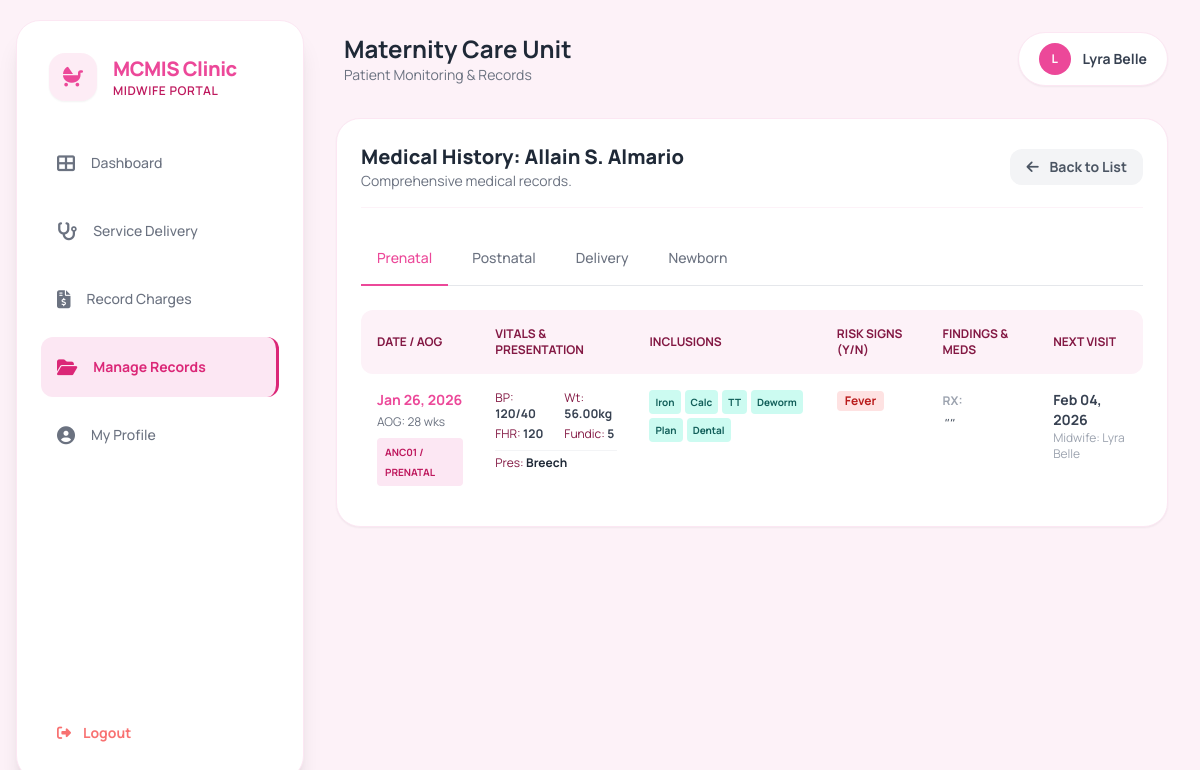
The app's page /midwife_dashboard.php?view_history=49 (signed in) with its own data.
### tables this page shows
CREATE TABLE `users` (
  `user_id` int(11) NOT NULL,
  `name` varchar(100) NOT NULL,
  `email` varchar(255) DEFAULT NULL,
  `username` varchar(50) NOT NULL,
  `password` varchar(255) NOT NULL,
  `role` varchar(50) NOT NULL,
  `created_at` datetime DEFAULT current_timestamp(),
  `profile_pic` varchar(255) DEFAULT NULL,
  `api_address` varchar(255) DEFAULT NULL,
  `license_number` varchar(100) DEFAULT NULL,
  `specialization` varchar(100) DEFAULT NULL,
  `contact_number` varchar(50) DEFAULT NULL,
  `address` text DEFAULT NULL,
  `status` varchar(20) DEFAULT 'Active'
);

CREATE TABLE `prenatal_records` (
  `record_id` int(11) NOT NULL,
  `patient_id` int(11) NOT NULL,
  `midwife_id` int(11) NOT NULL,
  `checkup_date` datetime DEFAULT current_timestamp(),
  `weight_kg` decimal(5,2) DEFAULT NULL,
  `blood_pressure` varchar(20) DEFAULT NULL,
  `fetal_heart_rate` varchar(20) DEFAULT NULL,
  `aog_weeks` varchar(50) DEFAULT NULL,
  `fundic_height` varchar(50) DEFAULT NULL,
  `fetal_presentation` varchar(100) DEFAULT NULL,
  `vaginal_bleeding` varchar(5) DEFAULT 'No',
  `fever` varchar(5) DEFAULT 'No',
  `pallor` varchar(5) DEFAULT 'No',
  `edema` varchar(5) DEFAULT 'No',
  `medications` text DEFAULT NULL,
  `findings` text DEFAULT NULL,
  `next_visit` date DEFAULT NULL,
  `iron_supp` tinyint(1) DEFAULT 0,
  `calcium_supp` tinyint(1) DEFAULT 0,
  `tetanus_toxoid` tinyint(1) DEFAULT 0,
  `deworming` tinyint(1) DEFAULT 0,
  `birth_plan` tinyint(1) DEFAULT 0,
  `dental_advice` tinyint(1) DEFAULT 0
);

### midwife_dashboard.php (the view, shortened to what this page needs)
<?php
include 'config.php';
$conn->query("CREATE TABLE IF NOT EXISTS delivery_records (
    delivery_id INT AUTO_INCREMENT PRIMARY KEY,
    patient_id INT,
    midwife_id INT,
    delivery_date DATE,
    delivery_time TIME,
    sex VARCHAR(10),
    weight_g INT,
    length_cm DECIMAL(5,2),
    apgar_1min INT,
    apgar_5min INT,
    einc_dry TINYINT(1) DEFAULT 0,
    einc_ssc TINYINT(1) DEFAULT 0,
    einc_cord TINYINT(1) DEFAULT 0,
    einc_breast TINYINT(1) DEFAULT 0,
    medications TEXT,
    findings TEXT,
    next_visit DATE,
    created_at TIMESTAMP DEFAULT CURRENT_TIMESTAMP
)");
$conn->query("CREATE TABLE IF NOT EXISTS newborn_records (
    newborn_id INT AUTO_INCREMENT PRIMARY KEY,
    patient_id INT,
    midwife_id INT,
    checkup_date DATE,
    bcg_given TINYINT(1) DEFAULT 0,
    hepb_given TINYINT(1) DEFAULT 0,
    nbs_done TINYINT(1) DEFAULT 0,
    hearing_test TINYINT(1) DEFAULT 0,
    weight_g INT,
    medications TEXT,
    findings TEXT,
    next_visit DATE,
    created_at TIMESTAMP DEFAULT CURRENT_TIMESTAMP
)");
$history_mode = false;
$patient_name = "";
if (isset($_GET['view_history'])) {
    $history_mode = true;
    $target_pid = $_GET['view_history'];
    $p_stmt = $conn->prepare("SELECT u.name FROM patient p JOIN users u ON p.user_id = u.user_id WHERE p.patient_id = ?");
    $p_stmt->bind_param("i", $target_pid);
    $p_stmt->execute();
    $res = $p_stmt->get_result();
    $patient_name = ($res->num_rows > 0) ? $res->fetch_assoc()['name'] : "Unknown";
}
?>
<!DOCTYPE html>
<html lang="en">
<head>
    <link rel="stylesheet" href="https://cdnjs.cloudflare.com/ajax/libs/font-awesome/6.4.0/css/all.min.css">
    <script src="https://cdn.tailwindcss.com?plugins=forms"></script>
</head>
<body class="bg-background text-text font-sans h-screen flex overflow-hidden">
    <aside class="w-72 bg-surface h-[95vh] my-auto ml-4 flex flex-col shadow-xl z-20 rounded-3xl border border-pink-100 hidden md:flex">
        <div class="p-8 flex items-center gap-4">
            <div class="w-12 h-12 bg-primary/10 rounded-2xl flex items-center justify-center text-primary shadow-sm">
                <i class="fas fa-baby-carriage text-xl"></i>
            </div>
            <div>
                <h1 class="font-extrabold text-xl text-primary tracking-tight">MCMIS Clinic</h1>
                <p class="text-xs text-muted font-semibold uppercase tracking-wider">Midwife Portal</p>
            </div>
        </div>
        <nav class="flex-1 px-6 space-y-2">
            <button onclick="window.location.href='midwife_dashboard.php'" class="nav-item <?php echo !$history_mode ? 'active' : ''; ?> w-full flex items-center gap-4 px-4 py-4 rounded-xl text-gray-500 font-medium transition-all hover:bg-pink-50 text-sm">
                <i class="fas fa-th-large text-lg"></i> Dashboard
            </button>
            <button onclick="switchTab('service', this)" class="nav-item w-full flex items-center gap-4 px-4 py-4 rounded-xl text-gray-500 font-medium transition-all hover:bg-pink-50 text-sm">
                 <div class="relative">
                    <i class="fas fa-stethoscope text-lg"></i>
                </div>
                <span>Service Delivery</span>
            </button>
            <button onclick="switchTab('charges', this)" class="nav-item w-full flex items-center gap-4 px-4 py-4 rounded-xl text-gray-500 font-medium transition-all hover:bg-pink-50 text-sm">
                <div class="relative">
                    <i class="fas fa-file-invoice-dollar text-lg"></i>
                </div>
                <span>Record Charges</span>
            </button>
            <button onclick="switchTab('records', this)" class="nav-item <?php echo $history_mode ? 'active' : ''; ?> w-full flex items-center gap-4 px-4 py-4 rounded-xl text-gray-500 font-medium transition-all hover:bg-pink-50 text-sm">
                <i class="fas fa-folder-open text-lg"></i> Manage Records
            </button>
            <a href="profile.php" class="nav-item w-full flex items-center gap-4 px-4 py-4 rounded-xl text-gray-500 font-medium transition-all hover:bg-pink-50 text-sm">
                <i class="fas fa-user-circle text-lg"></i> My Profile
            </a>
        </nav>
        <div class="p-6 mt-auto">
            <a href="logout.php" class="flex items-center gap-3 px-4 py-3 text-red-400 hover:bg-red-50 rounded-xl transition-colors text-sm font-bold">
                <i class="fas fa-sign-out-alt"></i> Logout
            </a>
        </div>
    </aside>
    <main class="flex-1 h-full overflow-y-auto p-4 md:p-8">
        <div class="flex justify-between items-center mb-8 pl-2">
            <div>
                <h2 class="text-2xl font-bold text-gray-800">Maternity Care Unit</h2>
                <p class="text-sm text-gray-500">Patient Monitoring & Records</p>
            </div>
            <div class="flex items-center gap-3 bg-white px-5 py-2.5 rounded-full shadow-sm border border-pink-100">
                <div class="w-8 h-8 rounded-full bg-primary text-white flex items-center justify-center font-bold text-xs uppercase">
                    <?php echo substr($_SESSION['name'], 0, 1); ?>
                </div>
                <span class="text-sm font-bold text-gray-700"><?php echo $_SESSION['name']; ?></span>
            </div>
        </div>
        <?php if ($history_mode): ?>
            <div class="bg-white rounded-3xl shadow-sm border border-pink-100 p-6 animate-fade-in">
                <div class="flex items-center justify-between mb-6 border-b border-pink-50 pb-4">
                    <div>
                        <h3 class="font-extrabold text-xl text-gray-800">Medical History: <?php echo $patient_name; ?></h3>
                        <p class="text-sm text-gray-500">Comprehensive medical records.</p>
                    </div>
                    <a href="midwife_dashboard.php" class="px-4 py-2 bg-gray-100 text-gray-600 rounded-xl text-sm font-bold hover:bg-gray-200">
                        <i class="fas fa-arrow-left mr-2"></i> Back to List
                    </a>
                </div>
                <div class="mb-6 border-b border-gray-200">
                    <ul class="flex flex-wrap -mb-px text-sm font-medium text-center text-gray-500" id="histTabs">
                        <li class="mr-2"><button onclick="showHistTab('prenatal')" class="inline-block p-4 text-primary border-b-2 border-primary rounded-t-lg active group hist-tab-btn" id="btn-prenatal">Prenatal</button></li>
                        <li class="mr-2"><button onclick="showHistTab('postnatal')" class="inline-block p-4 border-b-2 border-transparent hover:text-gray-600 hover:border-gray-300 rounded-t-lg hist-tab-btn" id="btn-postnatal">Postnatal</button></li>
                        <li class="mr-2"><button onclick="showHistTab('delivery')" class="inline-block p-4 border-b-2 border-transparent hover:text-gray-600 hover:border-gray-300 rounded-t-lg hist-tab-btn" id="btn-delivery">Delivery</button></li>
                        <li class="mr-2"><button onclick="showHistTab('newborn')" class="inline-block p-4 border-b-2 border-transparent hover:text-gray-600 hover:border-gray-300 rounded-t-lg hist-tab-btn" id="btn-newborn">Newborn</button></li>
                    </ul>
                </div>
                <div id="hist-content-prenatal" class="hist-tab-content">
                    <div class="overflow-x-auto">
                        <table class="w-full text-left text-sm">
                            <thead class="bg-pink-50 text-pink-900 font-bold uppercase text-xs"><tr><th class="p-4 rounded-l-xl">Date / AOG</th><th class="p-4">Vitals & Presentation</th><th class="p-4">Inclusions</th><th class="p-4">Risk Signs (Y/N)</th><th class="p-4">Findings & Meds</th><th class="p-4 rounded-r-xl">Next Visit</th></tr></thead>
                            <tbody class="divide-y divide-pink-50">
                                <?php
                                $h_stmt = $conn->query("SELECT pr.*, u.name AS midwife_name FROM prenatal_records pr LEFT JOIN users u ON pr.midwife_id = u.user_id WHERE patient_id = '$target_pid' ORDER BY checkup_date DESC");
                                if ($h_stmt->num_rows > 0): while ($h = $h_stmt->fetch_assoc()):
                                    $risks = [];
                                    if(($h['fever']??'No')=='Yes') $risks[]='Fever';
                                ?>
                                <tr class="hover:bg-pink-50/50 transition-colors">
                                    <td class="p-4 align-top">
                                        <div class="font-bold text-primary"><?php echo date('M d, Y', strtotime($h['checkup_date'])); ?></div>
                                        <div class="text-xs text-gray-500 mt-1">AOG: <?php echo !empty($h['aog_weeks']) ? $h['aog_weeks'].' wks' : '-'; ?></div>
                                        <?php
                                            $is_anc02 = strpos(($h['findings']??''), '[ANC02') !== false;
                                            $lbl = $is_anc02 ? 'ANC02 / Labor Watch' : 'ANC01 / Prenatal';
                                            $cls = $is_anc02 ? 'bg-purple-100 text-purple-700' : 'bg-pink-100 text-pink-700';
                                        ?>
                                        <span class="inline-block mt-2 px-2 py-1 rounded text-[10px] font-bold uppercase <?php echo $cls; ?>">
                                            <?php echo $lbl; ?>
                                        </span>
                                    </td>
                                    <td class="p-4 align-top text-xs">
                                        <?php if($is_anc02):
                                            $raw = $h['findings'] ?? '';
                                            preg_match('/Phase: (.*?)( \|| \.| \n|$)/', $raw, $m_ph);
                                            preg_match('/Dilation: (.*?)( \|| \.| \n|$)/', $raw, $m_di);
                                            preg_match('/Contractions: (.*?)( \|| \.| \n|$)/', $raw, $m_co);
                                            preg_match('/FHR: (.*?)( \|| \.| \n|$)/', $raw, $m_fh);
                                        ?>
                                        <div class="space-y-1">
                                            <?php if(!empty($m_ph[1])): ?><div class="text-purple-700 font-bold"><?php echo $m_ph[1]; ?></div><?php endif; ?>
                                            <?php if(!empty($m_di[1])): ?><div>Dilation: <span class="font-bold text-gray-800"><?php echo $m_di[1]; ?></span></div><?php endif; ?>
                                            <?php if(!empty($m_co[1])): ?><div>Contr: <span class="font-bold text-gray-800"><?php echo $m_co[1]; ?></span></div><?php endif; ?>
                                            <?php if(!empty($m_fh[1])): ?><div>FHR: <span class="font-bold text-gray-800"><?php echo $m_fh[1]; ?></span></div><?php endif; ?>
                                        </div>
                                        <?php else: ?>
                                        <div class="grid grid-cols-2 gap-x-4 gap-y-1">
                                            <div>BP: <span class="font-bold text-gray-700"><?php echo $h['blood_pressure']; ?></span></div>
                                            <div>Wt: <span class="font-bold text-gray-700"><?php echo $h['weight_kg']; ?>kg</span></div>
                                            <div>FHR: <span class="font-bold text-gray-700"><?php echo $h['fetal_heart_rate']; ?></span></div>
                                            <div>Fundic: <span class="font-bold text-gray-700"><?php echo $h['fundic_height']; ?></span></div>
                                            <div class="col-span-2 pt-1 border-t border-gray-100 mt-1">Pres: <span class="font-bold text-gray-800"><?php echo $h['fetal_presentation']; ?></span></div>
                                        </div>
                                        <?php endif; ?>
                                    </td>
                                    <td class="p-4 align-top">
                                        <?php
                                            $inc = [];
                                            if($h['iron_supp']??0) $inc[]='Iron';
                                            if($h['calcium_supp']??0) $inc[]='Calc';
                                            if($h['tetanus_toxoid']??0) $inc[]='TT';
                                            if($h['deworming']??0) $inc[]='Deworm';
                                            if($h['birth_plan']??0) $inc[]='Plan';
                                            if($h['dental_advice']??0) $inc[]='Dental';
                                            echo !empty($inc) ? '<div class="flex flex-wrap gap-1">'.implode(' ', array_map(function($i){return '<span class="px-1.5 py-0.5 rounded bg-teal-100 text-teal-800 text-[10px] font-bold">'.$i.'</span>';}, $inc)).'</div>' : '-';
                                        ?>
                                    </td>
                                    <td class="p-4 align-top"><?php echo !empty($risks) ? '<span class="inline-block px-2 py-0.5 rounded bg-red-100 text-red-700 text-xs font-bold">'.implode(', ', $risks).'</span>' : '<span class="text-green-600 text-xs font-bold">Normal</span>'; ?></td>
                                    <td class="p-4 align-top"><div class="mb-1"><span class="font-bold text-gray-400 text-xs uppercase">RX:</span> </div><div class="text-gray-600 italic">""</div></td>
                                    <td class="p-4 align-top"><div class="font-bold text-gray-700"><?php echo $h['next_visit'] ? date('M d, Y', strtotime($h['next_visit'])) : '-'; ?></div><div class="text-xs text-gray-400">Midwife: <?php echo $h['midwife_name']; ?></div></td>
                                </tr>
                                <?php endwhile; else: echo '<tr><td colspan="5" class="p-8 text-center text-gray-400 italic">No prenatal records found.</td></tr>'; endif; ?>
                            </tbody>
                        </table>
                    </div>
                </div>
            </div>
        <?php endif; ?>
    </main>
</body>
</html>

### midwife_dashboard.php (style rules this page uses)
.nav-item.active { background-color: #fce7f3; color: #db2777; border-right: 3px solid #db2777; font-weight: 700; }

### records on screen
users: name "Allain S. Almario"
prenatal_records: checkup_date "Jan 26, 2026", aog_weeks "28", findings "ANC01 / PRENATAL", blood_pressure "120/40", weight_kg "56.00", fetal_heart_rate "120", fundic_height "5", fetal_presentation "Breech", i "Iron Calc TT Deworm Plan Dental", risks "Fever", next_visit "Feb 04, 2026", midwife.name "Lyra Belle"

### other values on screen
substr($_SESSION['name'], 0, 1) "L"
$_SESSION['name'] "Lyra Belle"
